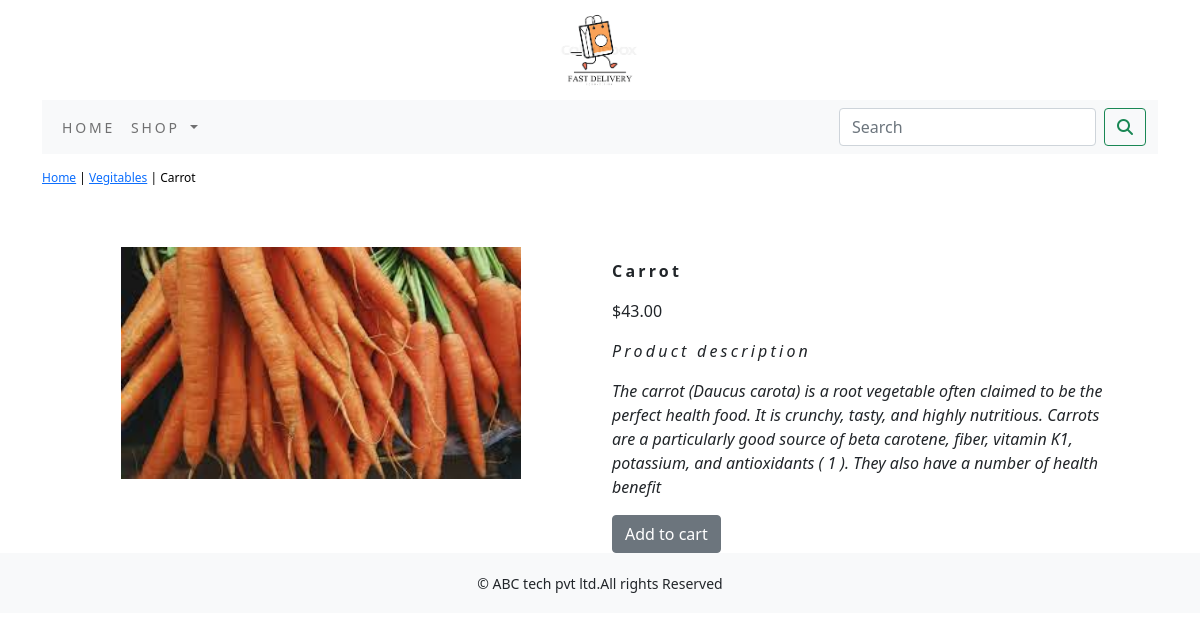
Page /ecommerce/vegitables/carrot/ on the committed database.
### ecommerceapp/models.py (models this page shows, shortened)
class Product(models.Model):
    name=models.CharField(max_length=250,unique=True)
    slug=models.SlugField(max_length=250,unique=True)
    description = models.TextField(blank=True)
    price=models.DecimalField(max_digits=10,decimal_places=2)
    category=models.ForeignKey(Category,on_delete=models.CASCADE)
    image = models.ImageField(upload_to='product', blank=True)
    stock=models.IntegerField()
    available=models.BooleanField(default=True)
    created=models.DateTimeField(auto_now_add=True)
    updated=models.DateTimeField(auto_now=True)
    class Meta:
        ordering = ('name',)
        verbose_name = 'product'
        verbose_name_plural = 'products'

class Category(models.Model):
    name=models.CharField(max_length=250,unique=True)
    slug=models.SlugField(max_length=250,unique=True)
    description=models.TextField(blank=True)
    image=models.ImageField(upload_to='category',blank=True)
    class Meta:
        ordering=('name',)
        verbose_name='category'
        verbose_name_plural='categories'
    def get_url(self):
        return reverse('ecommerceapp:product_by_category',args=[self.slug])
    def __str__(self):
        return '{}'.format(self.name)

### ecommerceapp/views.py (the view)
# urls.py: path('<slug:c_slug>/<slug:product_slug>/',views.proDetail,name='prodCatdetail'),
def proDetail(request,c_slug,product_slug):
    try:
        product=Product.objects.get(category__slug=c_slug,slug=product_slug)
    except Exception as e:
        raise e
    return render(request,"product.html",{'product':product})

### cart/context_processors.py (called while the page is built)
def counter(request):
    item_count=0
    if 'admin' in request.path:
        return {}
    else:
        try:
            cart=Cart.objects.filter(cart_id=_cart_id(request))
            cart_items=CartItem.objects.all().filter(cart=cart[:1])
            for cart_item in cart_items:
                item_count +=cart_item.quantity
        except Cart.DoesNotExist:
            item_count=0
    return dict(item_count=item_count)

### cart/views.py (called while the page is built)
def _cart_id(request):
    cart=request.session.session_key
    if not cart:
        cart=request.session.create()
    return cart

### ecommerceapp/context_processors.py (called while the page is built)
def menu_links(request):
    links=Category.objects.all()
    return dict(links=links)

### templates/product.html (shortened to what this page needs)
{% extends 'base.html' %}
{% load static %}
{% block content %}
<div class="row my_prod_row_class">
    <div class="mx_auto">
         <p><a href="{% url 'ecommerceapp:allProdCat' %}">Home</a> | <a href="{{product.category.get_url}}">{{product.category}}</a> | {{product.name}}</p>
    </div>
</div>
<div class="container">
<br>
<div class="row">
    <div class="col-12 col-sm-12 col-md-12 col-lg-6 text-center">
        <div style="min-width:18rem">
            <img src="{{product.image.url}}" style="width:400px; height=400px;" alt="{{product.name}}">
        </div>
    </div>
    <div class="col-12 col-sm-12 col-md-12 col-lg-6">
            <h1 class="my_prod_title"><b>{{product.name}}</b></h1>
            <p>${{product.price}}</p>
            <p class="my_title"><i>Product description</i></p>
            <p class="text-justify my_prod_text"><i>{{product.description}}</i></p>
            {% if product.stock <= 0 %}
            <p class="text-justify my_prod_text"><b>Out of stock</b></p>
            {% else %}
            <a class="btn btn-secondary" href="{% url 'cart:add_cart' product.id %}">Add to cart</a>
            {% endif %}
        </div>
    </div>
</div>
{% endblock %}

### static/css/custom.css (style rules this page uses)
body { font-family: 'Roboto', sans-serif; }
.my_title { font-size:16px; text_transform:uppercase; letter-spacing:.2em; }
.my_prod_row_class { padding-top:15px; padding-bottom:20px; }
.my_prod_row_class .mx_auto { color:#000; font-size:12px; text-decoration:none; }
.my_prod_title { font-size:16px; text_transform:uppercase; letter-spacing:.2em; padding-top:15px; padding-bottom:10px; }
.my_prod_text { padding-right:20px; }

### rows in the picture
Product: category "Vegitables", name "Carrot", image (picture), price "43.00", description "The carrot (Daucus carota) is a root vegetable often claimed to be the perfect health food. It is crunchy, tasty, and highly nutritious. Carrots are a particularly good source of beta carotene, fiber, vitamin K1, potassium, and antioxidants ( 1 ). They also have a number of health benefit"
